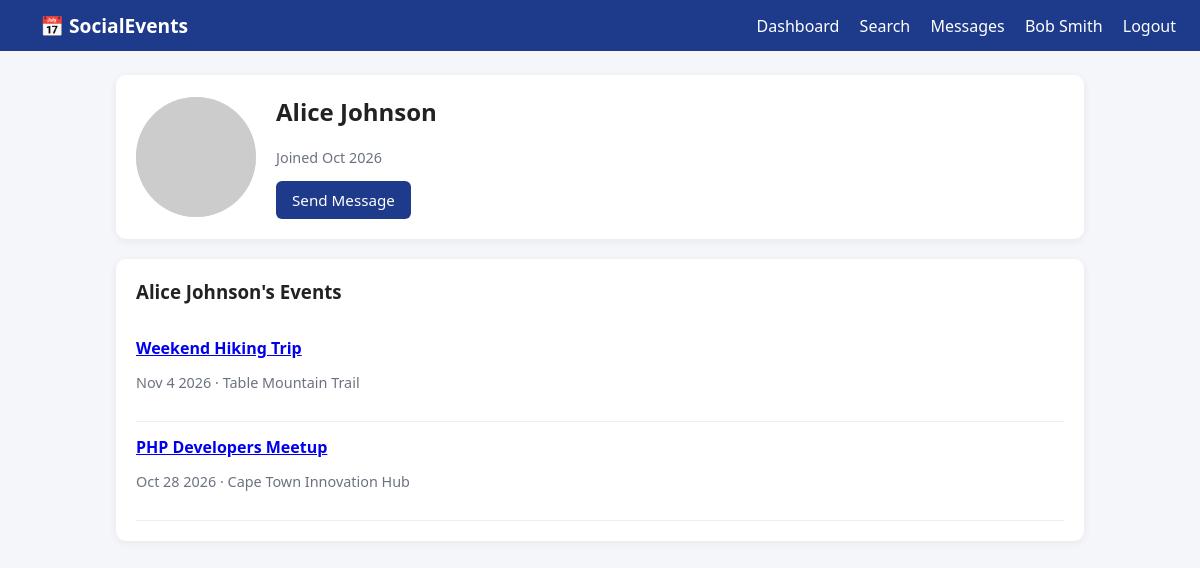
The app's page /index.php?page=profile&id=1 (signed in) with its own data.
### tables this page shows
CREATE TABLE `users` (
    `id`              INT           NOT NULL AUTO_INCREMENT,
    `full_name`       VARCHAR(100)  NOT NULL,
    `email`           VARCHAR(150)  NOT NULL,
    `password`        VARCHAR(255)  NOT NULL,
    `profile_picture` VARCHAR(255)  NOT NULL DEFAULT 'default.png',
    `reset_token`     VARCHAR(64)   DEFAULT NULL,
    `reset_expires`   DATETIME      DEFAULT NULL,
    `created_at`      TIMESTAMP     NOT NULL DEFAULT CURRENT_TIMESTAMP,
    PRIMARY KEY (`id`),
    UNIQUE KEY `uq_users_email` (`email`),
    KEY `idx_users_reset` (`reset_token`)
);

CREATE TABLE `events` (
    `id`          INT           NOT NULL AUTO_INCREMENT,
    `user_id`     INT           NOT NULL,
    `title`       VARCHAR(150)  NOT NULL,
    `description` TEXT          NOT NULL,
    `event_date`  DATETIME      NOT NULL,
    `location`    VARCHAR(200)  NOT NULL,
    `image`       VARCHAR(255)  DEFAULT NULL,
    `created_at`  TIMESTAMP     NOT NULL DEFAULT CURRENT_TIMESTAMP,
    `updated_at`  TIMESTAMP     NOT NULL DEFAULT CURRENT_TIMESTAMP ON UPDATE CURRENT_TIMESTAMP,
    PRIMARY KEY (`id`),
    KEY `idx_events_user` (`user_id`),
    KEY `idx_events_date` (`event_date`),
    CONSTRAINT `fk_events_user`
        FOREIGN KEY (`user_id`) REFERENCES `users` (`id`)
        ON DELETE CASCADE ON UPDATE CASCADE
);

### index.php (the view, shortened to what this page needs)
<?php
try {
    $pdo = new PDO("mysql:host=" . DB_HOST . ";charset=utf8mb4", DB_USER, DB_PASS, [
        PDO::ATTR_ERRMODE => PDO::ERRMODE_EXCEPTION,
    ]);
    $pdo->exec("CREATE DATABASE IF NOT EXISTS `" . DB_NAME . "` CHARACTER SET utf8mb4 COLLATE utf8mb4_unicode_ci");
    $pdo = new PDO("mysql:host=" . DB_HOST . ";dbname=" . DB_NAME . ";charset=utf8mb4", DB_USER, DB_PASS, [
        PDO::ATTR_ERRMODE            => PDO::ERRMODE_EXCEPTION,
        PDO::ATTR_DEFAULT_FETCH_MODE => PDO::FETCH_ASSOC,
        PDO::ATTR_EMULATE_PREPARES   => false,
    ]);
    $pdo->exec("CREATE TABLE IF NOT EXISTS users (
        id INT AUTO_INCREMENT PRIMARY KEY,
        full_name VARCHAR(100) NOT NULL,
        email VARCHAR(150) NOT NULL UNIQUE,
        password VARCHAR(255) NOT NULL,
        profile_picture VARCHAR(255) DEFAULT 'default.png',
        reset_token VARCHAR(64) DEFAULT NULL,
        reset_expires DATETIME DEFAULT NULL,
        created_at TIMESTAMP DEFAULT CURRENT_TIMESTAMP
    ) ENGINE=InnoDB");
    $pdo->exec("CREATE TABLE IF NOT EXISTS events (
        id INT AUTO_INCREMENT PRIMARY KEY,
        user_id INT NOT NULL,
        title VARCHAR(150) NOT NULL,
        description TEXT NOT NULL,
        event_date DATETIME NOT NULL,
        location VARCHAR(200) NOT NULL,
        image VARCHAR(255) DEFAULT NULL,
        created_at TIMESTAMP DEFAULT CURRENT_TIMESTAMP,
        updated_at TIMESTAMP DEFAULT CURRENT_TIMESTAMP ON UPDATE CURRENT_TIMESTAMP,
        FOREIGN KEY (user_id) REFERENCES users(id) ON DELETE CASCADE
    ) ENGINE=InnoDB");
    $pdo->exec("CREATE TABLE IF NOT EXISTS messages (
        id INT AUTO_INCREMENT PRIMARY KEY,
        sender_id INT NOT NULL,
        receiver_id INT NOT NULL,
        message TEXT NOT NULL,
        created_at TIMESTAMP DEFAULT CURRENT_TIMESTAMP,
        FOREIGN KEY (sender_id) REFERENCES users(id) ON DELETE CASCADE,
        FOREIGN KEY (receiver_id) REFERENCES users(id) ON DELETE CASCADE,
        INDEX idx_conversation (sender_id, receiver_id)
    ) ENGINE=InnoDB");
} catch (PDOException $e) {
    die("DB error: " . htmlspecialchars($e->getMessage()));
}
function e($s) { return htmlspecialchars($s ?? '', ENT_QUOTES, 'UTF-8'); }
function userById($pdo, $id) {
    $s = $pdo->prepare("SELECT * FROM users WHERE id = ?");
    $s->execute([(int)$id]);
    return $s->fetch();
}
$page = $_GET['page'] ?? 'dashboard';
$logged = !empty($_SESSION['user_id']);
?>
<!DOCTYPE html>
<html lang="en">
<head>
</head>
<body>
<nav class="navbar">
    <a href="index.php?page=dashboard" class="brand">📅 SocialEvents</a>
    <div>
        <?php if ($logged): ?>
            <a href="index.php?page=dashboard">Dashboard</a>
            <a href="index.php?page=search">Search</a>
            <a href="index.php?page=messages">Messages</a>
            <a href="index.php?page=profile&id=<?= (int)$_SESSION['user_id'] ?>"><?= e($_SESSION['user_name']) ?></a>
            <a href="index.php?page=logout">Logout</a>
        <?php else: ?>
            <a href="index.php?page=login">Login</a>
            <a href="index.php?page=register">Register</a>
        <?php endif; ?>
    </div>
</nav>
<main class="container">
<?php
if ($page === 'register'):
    $errors = $_SESSION['register_errors'] ?? []; unset($_SESSION['register_errors']);
    $old    = $_SESSION['register_old']    ?? ['full_name'=>'','email'=>'']; unset($_SESSION['register_old']);
?>
    <div class="card" style="max-width:520px;margin:auto;">
        <h2>Create Account</h2>
        <?php foreach ($errors as $er): ?><p class="error"><?= e($er) ?></p><?php endforeach; ?>
        <form method="post" action="index.php?page=register" enctype="multipart/form-data" data-validate>
            <input type="hidden" name="csrf" value="<?= csrfToken() ?>">
            <label>Full Name</label>
            <input type="text" name="full_name" value="<?= e($old['full_name']) ?>" required>
            <label>Email</label>
            <input type="email" name="email" value="<?= e($old['email']) ?>" required>
            <label>Password (min 8 chars)</label>
            <input type="password" name="password" data-min="8" required>
            <label>Profile Picture (optional, max 2MB)</label>
            <input type="file" name="profile_picture" accept="image/*" data-preview="preview-reg">
            <img id="preview-reg" src="" style="display:none;max-width:120px;border-radius:50%;margin:8px 0;">
            <button class="btn" type="submit">Register</button>
        </form>
    </div>
<?php
elseif ($page === 'profile'):
    $id = (int)($_GET['id'] ?? $_SESSION['user_id']);
    $u = userById($pdo, $id);
    if (!$u) { echo "<div class='card'><p class='error'>User not found.</p></div>"; }
    else {
        $s = $pdo->prepare("SELECT * FROM events WHERE user_id=? ORDER BY event_date DESC");
        $s->execute([$id]);
        $events = $s->fetchAll();
?>
    <div class="card">
        <div style="display:flex;gap:20px;align-items:center;flex-wrap:wrap;">
            <img class="avatar-lg" src="uploads/profiles/<?= e($u['profile_picture']) ?>"
                 onerror="this.src='https://via.placeholder.com/120'">
            <div>
                <h2><?= e($u['full_name']) ?></h2>
                <p class="muted">Joined <?= e(date('M Y', strtotime($u['created_at']))) ?></p>
                <?php if ($id == $_SESSION['user_id']): ?>
                    <a class="btn secondary" href="index.php?page=profile_edit">Edit Profile</a>
                <?php else: ?>
                    <a class="btn" href="index.php?page=conversation&with=<?= $id ?>">Send Message</a>
                <?php endif; ?>
            </div>
        </div>
    </div>
    <div class="card">
        <h3><?= $id == $_SESSION['user_id'] ? 'My' : e($u['full_name']) . "'s" ?> Events</h3>
        <?php foreach ($events as $ev): ?>
            <div class="event-card">
                <div>
                    <a href="index.php?page=event_view&id=<?= (int)$ev['id'] ?>"><strong><?= e($ev['title']) ?></strong></a>
                    <p class="muted"><?= e(date('M j Y', strtotime($ev['event_date']))) ?> · <?= e($ev['location']) ?></p>
                </div>
            </div>
        <?php endforeach; ?>
    </div>
<?php } ?>
<?php
else: ?>
    <div class="card"><p class="muted">Page not found. <a href="index.php?page=dashboard">Go to dashboard</a></p></div>
<?php endif; ?>
</main>
</body>
</html>

### index.php (style rules this page uses)
* { box-sizing: border-box; }
body { margin:0; font-family: system-ui, Segoe UI, Arial, sans-serif; background:#f4f6f9; color:#222; }
.navbar { display:flex; justify-content:space-between; align-items:center; background:#1e3a8a; color:#fff; padding:12px 24px; }
.navbar a { color:#fff; text-decoration:none; margin-left:16px; }
.navbar .brand { font-weight:700; font-size:1.2rem; }
.container { max-width:1000px; margin:24px auto; padding:0 16px; }
.card { background:#fff; border-radius:10px; padding:20px; margin-bottom:20px; box-shadow:0 2px 8px rgba(0,0,0,.06); }
.btn { display:inline-block; background:#1e3a8a; color:#fff; padding:9px 16px; border:none; border-radius:6px; cursor:pointer; text-decoration:none; font-size:.95rem; }
.avatar-lg { width:120px; height:120px; border-radius:50%; object-fit:cover; background:#ddd; }
.event-card { display:flex; gap:16px; border-bottom:1px solid #eee; padding:14px 0; }
.muted { color:#6b7280; font-size:.9rem; }
h1,h2,h3 { margin-top:0; }

### records on screen
users: full_name "Alice Johnson", created_at "Oct 2026"
events: title "Weekend Hiking Trip", event_date "Nov 4 2026", location "Table Mountain Trail"
events: title "PHP Developers Meetup", event_date "Oct 28 2026", location "Cape Town Innovation Hub"

### other values on screen
$_SESSION['user_name'] "Bob Smith"
